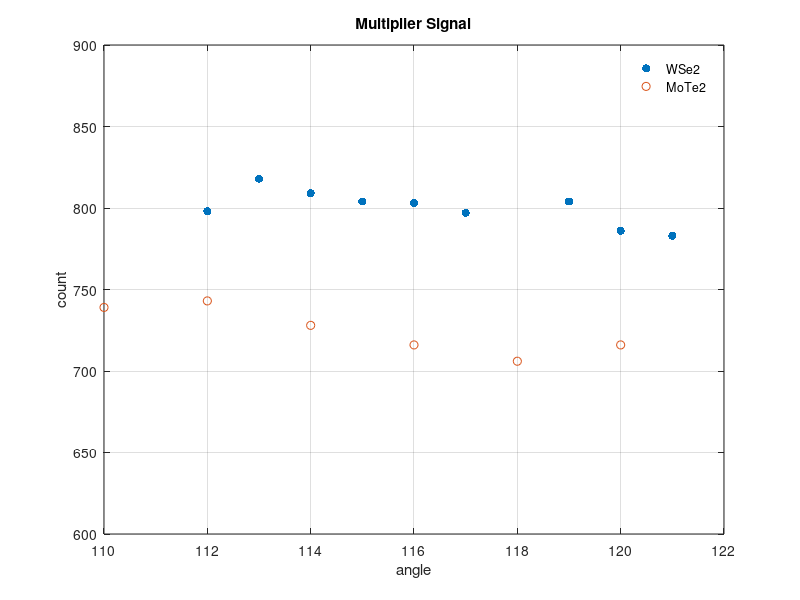

Write the MATLAB code that produced this figure.
% figure(1)
% load('beipin.mat');
% x = beiping(:,1) ./ 180 .* pi;
% polarscatter(x,beiping(:,2),'filled');
% title("WSe2 Multiplier Signal");

figure(2)
load('beiping_WSe2_max.mat');
load('beiping_Mo.mat');
% x = beiping_WSe2_max(:,1) ./ 180 .* pi;
scatter(beiping_WSe2_max(:,1),beiping_WSe2_max(:,2),'filled');hold on;
scatter(beiping_Mo(:,1),beiping_Mo(:,2)+120);
hold off;
% plot(beiping_WSe2_max(:,1),beiping_WSe2_max(:,2));
title("Multiplier Signal");
ylim([600 900]);
xlabel("angle");
ylabel("count");
grid on;
box on;
legend({'WSe2','MoTe2'});
legend('boxoff');
